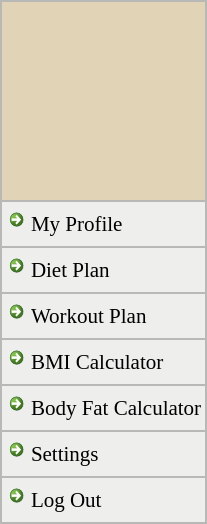
            <widget class="QFrame" name="frame_2">
             <property name="maximumSize">
              <size>
               <width>250</width>
               <height>16777215</height>
              </size>
             </property>
             <property name="styleSheet">
              <string notr="true">QMainWindow {background: #e0d3b6;}
QWidget {background: #e0d3b6;}
QFrame {background: rgb(238, 238, 236);}
QCommandLinkButton  {background:#e0d3b6;}
QLabel {background: #e0d3b6;}
QLineEdit {font: #161514;}




</string>
             </property>
             <property name="frameShape">
              <enum>QFrame::StyledPanel</enum>
             </property>
             <property name="frameShadow">
              <enum>QFrame::Raised</enum>
             </property>
             <layout class="QVBoxLayout" name="verticalLayout">
              <property name="spacing">
               <number>0</number>
              </property>
              <property name="leftMargin">
               <number>0</number>
              </property>
              <property name="topMargin">
               <number>0</number>
              </property>
              <property name="rightMargin">
               <number>0</number>
              </property>
              <property name="bottomMargin">
               <number>0</number>
              </property>
              <item>
               <widget class="QFrame" name="frame_3">
                <property name="minimumSize">
                 <size>
                  <width>0</width>
                  <height>200</height>
                 </size>
                </property>
                <property name="maximumSize">
                 <size>
                  <width>16777215</width>
                  <height>16777215</height>
                 </size>
                </property>
                <property name="frameShape">
                 <enum>QFrame::StyledPanel</enum>
                </property>
                <property name="frameShadow">
                 <enum>QFrame::Raised</enum>
                </property>
                <layout class="QVBoxLayout" name="verticalLayout_9">
                 <property name="spacing">
                  <number>0</number>
                 </property>
                 <property name="leftMargin">
                  <number>0</number>
                 </property>
                 <property name="topMargin">
                  <number>0</number>
                 </property>
                 <property name="rightMargin">
                  <number>0</number>
                 </property>
                 <property name="bottomMargin">
                  <number>0</number>
                 </property>
                 <item>
                  <widget class="QLabel" name="label_pix">
                   <property name="maximumSize">
                    <size>
                     <width>16777215</width>
                     <height>220</height>
                    </size>
                   </property>
                   <property name="text">
                    <string/>
                   </property>
                   <property name="pixmap">
                    <pixmap>:/img/image0.jpeg</pixmap>
                   </property>
                   <property name="scaledContents">
                    <bool>true</bool>
                   </property>
                  </widget>
                 </item>
                </layout>
               </widget>
              </item>
              <item>
               <widget class="QFrame" name="frame_4">
                <property name="frameShape">
                 <enum>QFrame::StyledPanel</enum>
                </property>
                <property name="frameShadow">
                 <enum>QFrame::Raised</enum>
                </property>
                <layout class="QVBoxLayout" name="verticalLayout_2">
                 <property name="spacing">
                  <number>0</number>
                 </property>
                 <property name="leftMargin">
                  <number>0</number>
                 </property>
                 <property name="topMargin">
                  <number>0</number>
                 </property>
                 <property name="rightMargin">
                  <number>0</number>
                 </property>
                 <property name="bottomMargin">
                  <number>0</number>
                 </property>
                 <item>
                  <widget class="QCommandLinkButton" name="commandLinkButton_4">
                   <property name="font">
                    <font>
                     <family>Times New Roman</family>
                     <pointsize>16</pointsize>
                     <bold>false</bold>
                    </font>
                   </property>
                   <property name="text">
                    <string>My Profile</string>
                   </property>
                  </widget>
                 </item>
                </layout>
               </widget>
              </item>
              <item>
               <widget class="QFrame" name="frame_5">
                <property name="frameShape">
                 <enum>QFrame::StyledPanel</enum>
                </property>
                <property name="frameShadow">
                 <enum>QFrame::Raised</enum>
                </property>
                <layout class="QVBoxLayout" name="verticalLayout_3">
                 <property name="spacing">
                  <number>0</number>
                 </property>
                 <property name="leftMargin">
                  <number>0</number>
                 </property>
                 <property name="topMargin">
                  <number>0</number>
                 </property>
                 <property name="rightMargin">
                  <number>0</number>
                 </property>
                 <property name="bottomMargin">
                  <number>0</number>
                 </property>
                 <item>
                  <widget class="QCommandLinkButton" name="commandLinkButton_9">
                   <property name="font">
                    <font>
                     <family>Times New Roman</family>
                     <pointsize>16</pointsize>
                     <bold>false</bold>
                    </font>
                   </property>
                   <property name="text">
                    <string>Diet Plan</string>
                   </property>
                  </widget>
                 </item>
                </layout>
               </widget>
              </item>
              <item>
               <widget class="QFrame" name="frame_6">
                <property name="frameShape">
                 <enum>QFrame::StyledPanel</enum>
                </property>
                <property name="frameShadow">
                 <enum>QFrame::Raised</enum>
                </property>
                <layout class="QVBoxLayout" name="verticalLayout_4">
                 <property name="spacing">
                  <number>0</number>
                 </property>
                 <property name="leftMargin">
                  <number>0</number>
                 </property>
                 <property name="topMargin">
                  <number>0</number>
                 </property>
                 <property name="rightMargin">
                  <number>0</number>
                 </property>
                 <property name="bottomMargin">
                  <number>0</number>
                 </property>
                 <item>
                  <widget class="QCommandLinkButton" name="commandLinkButton_10">
                   <property name="font">
                    <font>
                     <family>Times New Roman</family>
                     <pointsize>16</pointsize>
                     <bold>false</bold>
                    </font>
                   </property>
                   <property name="text">
                    <string>Workout Plan</string>
                   </property>
                  </widget>
                 </item>
                </layout>
               </widget>
              </item>
              <item>
               <widget class="QFrame" name="frame_7">
                <property name="frameShape">
                 <enum>QFrame::StyledPanel</enum>
                </property>
                <property name="frameShadow">
                 <enum>QFrame::Raised</enum>
                </property>
                <layout class="QVBoxLayout" name="verticalLayout_5">
                 <property name="spacing">
                  <number>0</number>
                 </property>
                 <property name="leftMargin">
                  <number>0</number>
                 </property>
                 <property name="topMargin">
                  <number>0</number>
                 </property>
                 <property name="rightMargin">
                  <number>0</number>
                 </property>
                 <property name="bottomMargin">
                  <number>0</number>
                 </property>
                 <item>
                  <widget class="QCommandLinkButton" name="commandLinkButton_11">
                   <property name="font">
                    <font>
                     <family>Times New Roman</family>
                     <pointsize>16</pointsize>
                     <bold>false</bold>
                    </font>
                   </property>
                   <property name="text">
                    <string>BMI Calculator</string>
                   </property>
                  </widget>
                 </item>
                </layout>
               </widget>
              </item>
              <item>
               <widget class="QFrame" name="frame_8">
                <property name="frameShape">
                 <enum>QFrame::StyledPanel</enum>
                </property>
                <property name="frameShadow">
                 <enum>QFrame::Raised</enum>
                </property>
                <layout class="QVBoxLayout" name="verticalLayout_6">
                 <property name="spacing">
                  <number>0</number>
                 </property>
                 <property name="leftMargin">
                  <number>0</number>
                 </property>
                 <property name="topMargin">
                  <number>0</number>
                 </property>
                 <property name="rightMargin">
                  <number>0</number>
                 </property>
                 <property name="bottomMargin">
                  <number>0</number>
                 </property>
                 <item>
                  <widget class="QCommandLinkButton" name="commandLinkButton_12">
                   <property name="font">
                    <font>
                     <family>Times New Roman</family>
                     <pointsize>16</pointsize>
                     <bold>false</bold>
                    </font>
                   </property>
                   <property name="text">
                    <string>Body Fat Calculator</string>
                   </property>
                  </widget>
                 </item>
                </layout>
               </widget>
              </item>
              <item>
               <widget class="QFrame" name="frame_9">
                <property name="frameShape">
                 <enum>QFrame::StyledPanel</enum>
                </property>
                <property name="frameShadow">
                 <enum>QFrame::Raised</enum>
                </property>
                <layout class="QVBoxLayout" name="verticalLayout_7">
                 <property name="spacing">
                  <number>0</number>
                 </property>
                 <property name="leftMargin">
                  <number>0</number>
                 </property>
                 <property name="topMargin">
                  <number>0</number>
                 </property>
                 <property name="rightMargin">
                  <number>0</number>
                 </property>
                 <property name="bottomMargin">
                  <number>0</number>
                 </property>
                 <item>
                  <widget class="QCommandLinkButton" name="commandLinkButton_13">
                   <property name="font">
                    <font>
                     <family>Times New Roman</family>
                     <pointsize>16</pointsize>
                     <bold>false</bold>
                    </font>
                   </property>
                   <property name="text">
                    <string>Settings</string>
                   </property>
                  </widget>
                 </item>
                </layout>
               </widget>
              </item>
              <item>
               <widget class="QFrame" name="frame_10">
                <property name="frameShape">
                 <enum>QFrame::StyledPanel</enum>
                </property>
                <property name="frameShadow">
                 <enum>QFrame::Raised</enum>
                </property>
                <layout class="QVBoxLayout" name="verticalLayout_8">
                 <property name="spacing">
                  <number>0</number>
                 </property>
                 <property name="leftMargin">
                  <number>0</number>
                 </property>
                 <property name="topMargin">
                  <number>0</number>
                 </property>
                 <property name="rightMargin">
                  <number>0</number>
                 </property>
                 <property name="bottomMargin">
                  <number>0</number>
                 </property>
                 <item>
                  <widget class="QCommandLinkButton" name="commandLinkButton_14">
                   <property name="font">
                    <font>
                     <family>Times New Roman</family>
                     <pointsize>16</pointsize>
                     <bold>false</bold>
                    </font>
                   </property>
                   <property name="text">
                    <string>Log Out</string>
                   </property>
                  </widget>
                 </item>
                </layout>
               </widget>
              </item>
             </layout>
            </widget>
